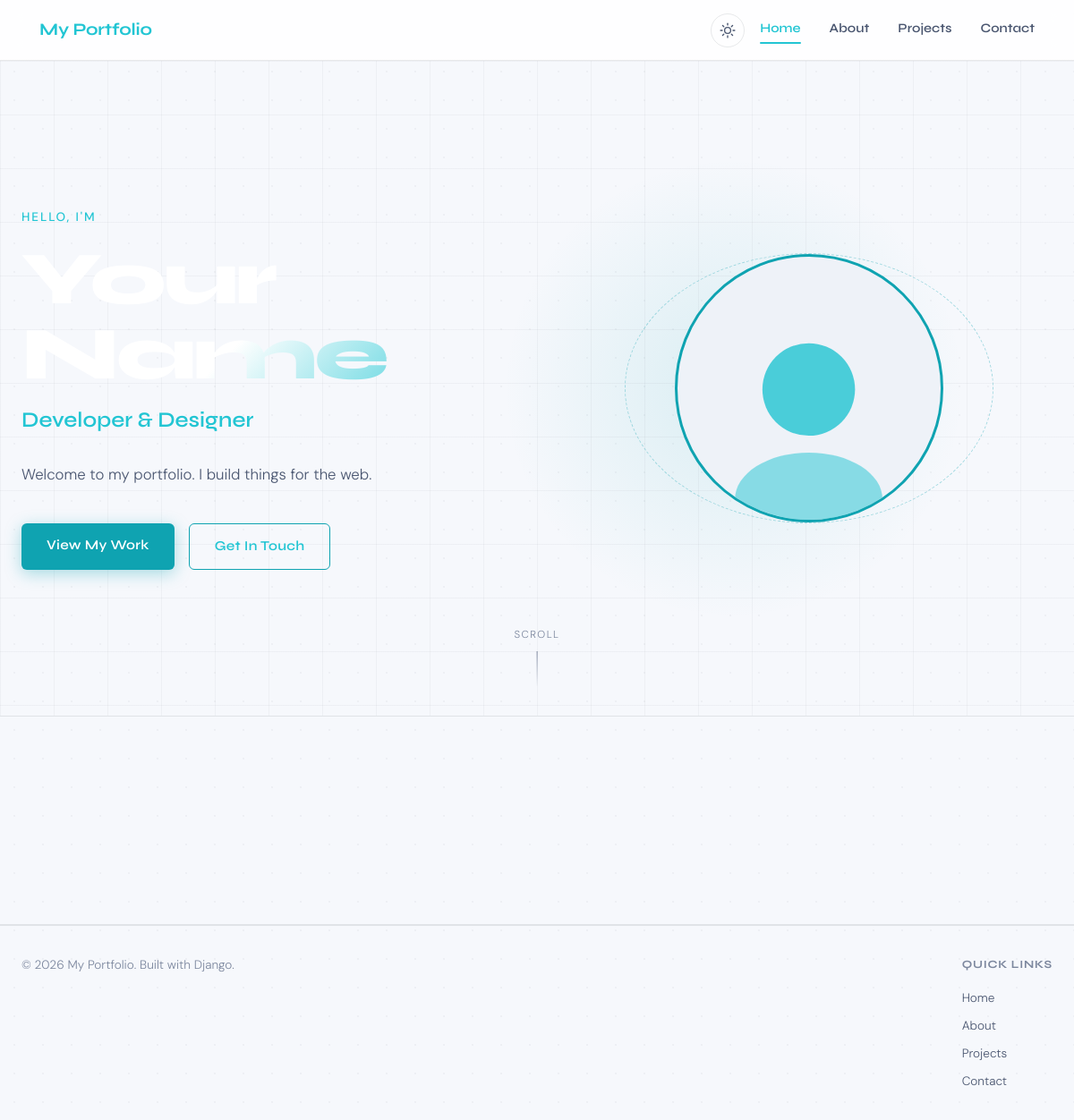
/, run on an earlier commit of the app's database.
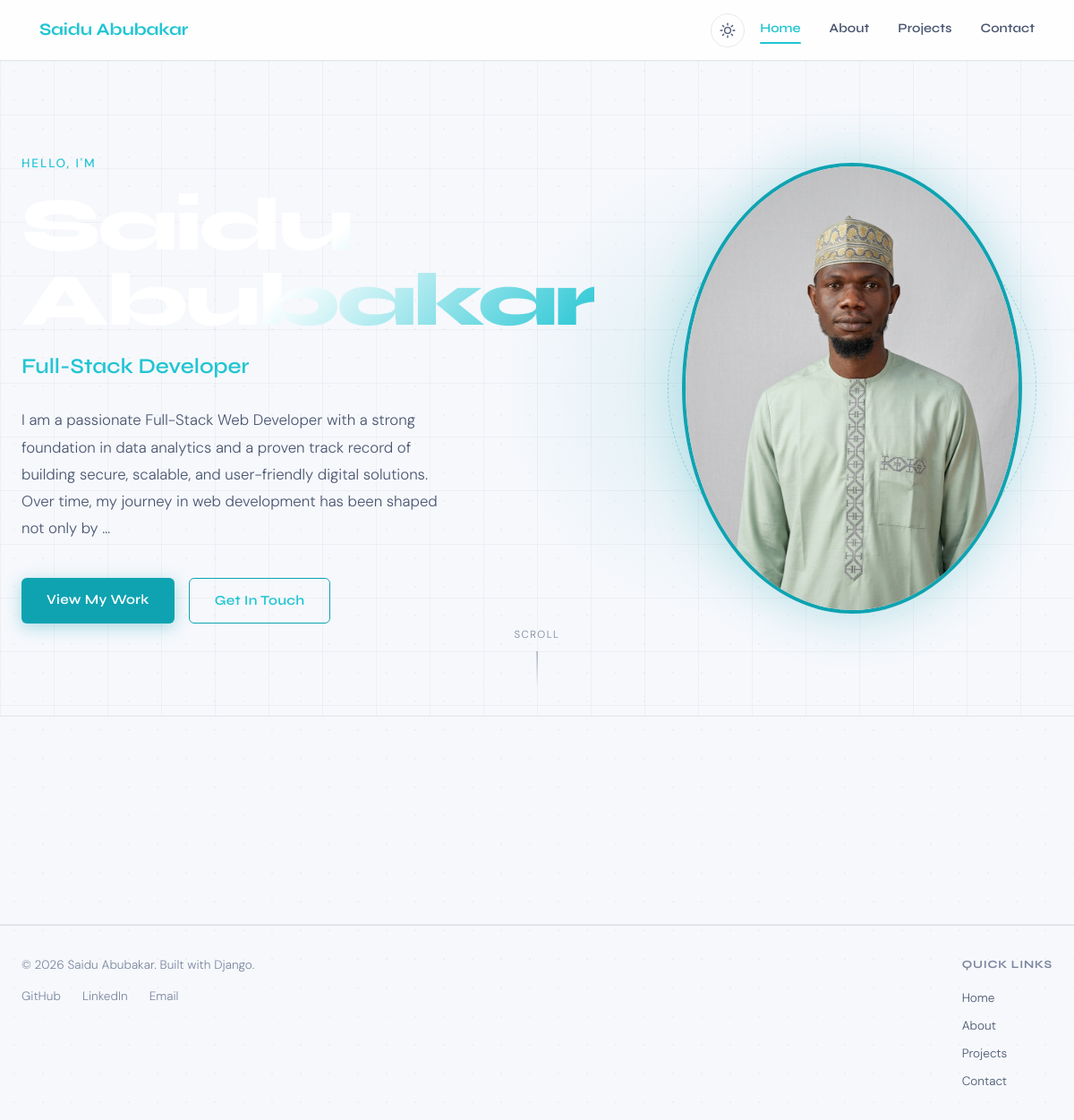
And on a later commit of the database.
### portfolio/models.py (models this page shows, shortened)
class Profile(models.Model):
    name  = models.CharField(max_length=100, help_text="Your full name")
    title = models.CharField(max_length=150, help_text="e.g. Full-Stack Developer")
    bio   = models.TextField(help_text="A paragraph or two about yourself")
    profile_image = models.ImageField(
        upload_to='profile_images/',
        blank=True,   # optional — site won't break without a photo
        null=True,
    )
    github_url   = models.URLField(blank=True, null=True)
    linkedin_url = models.URLField(blank=True, null=True)
    email        = models.EmailField(blank=True, null=True)
    class Meta:
        verbose_name_plural = "Profile"  # tidy label in admin

### portfolio/views.py (the view)
# urls.py: path('',           views.home,     name='home'),      # /
def home(request):
    profile = get_profile()
    context = {
        'profile': profile,
        'page': 'home',          # used to highlight the active nav link
        'meta_description': (
            profile.bio[:155] if profile and profile.bio
            else "Portfolio and selected work."
        ),
    }
    return render(request, 'portfolio/home.html', context)

### analytics/user_agent.py (called while the page is built, shortened)
def parse_user_agent(ua_string):
    ua = (ua_string or '')[:MAX_UA_LENGTH]
    if not ua.strip():
        return {'browser': 'Unknown', 'os': 'Unknown', 'device_type': 'other'}

### analytics/utils.py (called while the page is built)
def hash_ip(ip_address):
    if not ip_address:
        return ''
    secret = getattr(settings, 'SECRET_KEY', '')
    digest = hashlib.sha256(f"{_IP_HASH_SALT}:{secret}:{ip_address}".encode('utf-8')).hexdigest()
    return digest[:32]

def get_client_ip(request):
    forwarded = request.META.get('HTTP_X_FORWARDED_FOR')
    if forwarded:
        return forwarded.split(',')[0].strip()
    return request.META.get('REMOTE_ADDR', '')

def should_track_path(path):
    if path in EXCLUDED_EXACT_PATHS:
        return False
    if any(path.endswith(suffix) for suffix in EXCLUDED_EXACT_SUFFIXES):
        return False
    if any(path.startswith(prefix) for prefix in EXCLUDED_PATH_PREFIXES):
        return False
    if _FILE_EXTENSION_RE.search(path):
        return False
    return True

### portfolio/views.py (called while the page is built)
def get_profile():
    return Profile.objects.first()

### portfolio/templates/portfolio/home.html (shortened to what this page needs)
{% extends "portfolio/base.html" %}
{% load static %}
{% block content %}
<section class="hero">
  <div class="hero__bg-grid"></div>
  <div class="hero__inner">
    <div class="hero__text">
      <span class="hero__eyebrow">Hello, I'm</span>
      <h1 class="hero__name">
        {% if profile %}{{ profile.name }}{% else %}Your Name{% endif %}
      </h1>
      <h2 class="hero__title">
        {% if profile %}{{ profile.title }}{% else %}Developer & Designer{% endif %}
      </h2>
      <p class="hero__bio">
        {% if profile %}
          {{ profile.bio|truncatewords:40 }}
        {% else %}
          Welcome to my portfolio. I build things for the web.
        {% endif %}
      </p>
      <div class="hero__actions">
        <a href="{% url 'portfolio:projects' %}" class="btn btn--primary">View My Work</a>
        <a href="{% url 'portfolio:contact' %}"  class="btn btn--outline">Get In Touch</a>
      </div>
    </div>
    <div class="hero__image-wrap">
      {% if profile and profile.profile_image %}
        <img
          src="{{ profile.profile_image.url }}"
          alt="Photo of {{ profile.name }}"
          class="hero__image"
          fetchpriority="high"
        />
      {% else %}
        <div class="hero__image-placeholder">
          <svg viewBox="0 0 100 100" xmlns="http://www.w3.org/2000/svg" aria-hidden="true">
            <circle cx="50" cy="38" r="22" fill="var(--teal-400)" opacity=".8"/>
            <ellipse cx="50" cy="90" rx="35" ry="22" fill="var(--teal-400)" opacity=".5"/>
          </svg>
        </div>
      {% endif %}
    </div>
  </div>
  <div class="hero__scroll-hint" aria-hidden="true">
    <span>Scroll</span>
  </div>
</section>
<section class="highlights">
  <div class="highlights__inner">
  </div>
</section>
{% endblock %}

### portfolio/templates/portfolio/base.html (shortened to what this page needs)
{% load static %}
<!DOCTYPE html>
<html lang="en" class="is-loading">
<head>
  <link rel="stylesheet" href="{% static 'portfolio/css/style.css' %}" />
</head>
<body>
  <header class="navbar" id="navbar">
    <div class="navbar__inner">
      <a href="{% url 'portfolio:home' %}" class="navbar__logo">
        {% if profile and profile.name %}
          {{ profile.name }}
        {% else %}
          My Portfolio
        {% endif %}
      </a>
      <div class="navbar__right">
        <button class="theme-toggle" id="themeToggle" type="button" aria-label="Switch between light and dark theme" aria-pressed="false" title="Toggle light / dark theme">
        </button>
        <nav class="navbar__links" id="navLinks" aria-label="Primary">
          <a href="{% url 'portfolio:home' %}"     class="navbar__link {% if page == 'home'     %}active{% endif %}" {% if page == 'home' %}aria-current="page"{% endif %}>Home</a>
          <a href="{% url 'portfolio:about' %}"    class="navbar__link {% if page == 'about'    %}active{% endif %}" {% if page == 'about' %}aria-current="page"{% endif %}>About</a>
          <a href="{% url 'portfolio:projects' %}" class="navbar__link {% if page == 'projects' %}active{% endif %}" {% if page == 'projects' %}aria-current="page"{% endif %}>Projects</a>
          <a href="{% url 'portfolio:contact' %}"  class="navbar__link {% if page == 'contact'  %}active{% endif %}" {% if page == 'contact' %}aria-current="page"{% endif %}>Contact</a>
        </nav>
      </div>
    </div>
  </header>
  <main class="main-content" id="main-content">
    {% block content %}{% endblock %}
  </main>
  <footer class="footer">
    <div class="footer__inner">
      <div class="footer__col">
        <p class="footer__copy">
          &copy; {% now "Y" %}
          {% if profile %}{{ profile.name }}{% else %}My Portfolio{% endif %}.
          Built with Django.
        </p>
        {% if profile %}
        <div class="footer__socials">
          {% if profile.github_url %}
            <a href="{{ profile.github_url }}" target="_blank" rel="noopener" class="footer__social-link" aria-label="{{ profile.name }} on GitHub (opens in new tab)">GitHub</a>
          {% endif %}
          {% if profile.linkedin_url %}
            <a href="{{ profile.linkedin_url }}" target="_blank" rel="noopener" class="footer__social-link" aria-label="{{ profile.name }} on LinkedIn (opens in new tab)">LinkedIn</a>
          {% endif %}
          {% if profile.email %}
            <a href="mailto:{{ profile.email }}" class="footer__social-link" aria-label="Email {{ profile.name }}">Email</a>
          {% endif %}
        </div>
        {% endif %}
      </div>
      <div class="footer__col">
        <span class="footer__heading">Quick links</span>
        <nav class="footer__nav" aria-label="Footer">
          <a href="{% url 'portfolio:home' %}" class="footer__nav-link">Home</a>
          <a href="{% url 'portfolio:about' %}" class="footer__nav-link">About</a>
          <a href="{% url 'portfolio:projects' %}" class="footer__nav-link">Projects</a>
          <a href="{% url 'portfolio:contact' %}" class="footer__nav-link">Contact</a>
        </nav>
      </div>
    </div>
  </footer>
</body>
</html>

What changed in the data, as far as the page shows it:
added Profile: name "Saidu Abubakar", title "Full-Stack Developer", bio "I am a passionate Full-Stack Web Developer with a strong foundation in data analytics and a proven track record of building secure, scalable, and user-friendly digital solutions. Over time, my journey in web development has been shaped not only by …", profile_image (picture)
Also different on the page:
text no longer shown: "My Portfolio Your Name Developer & Designer Welcome to my portfolio. I build things for the web. My Portfolio"
text now shown: "GitHub LinkedIn Email"
